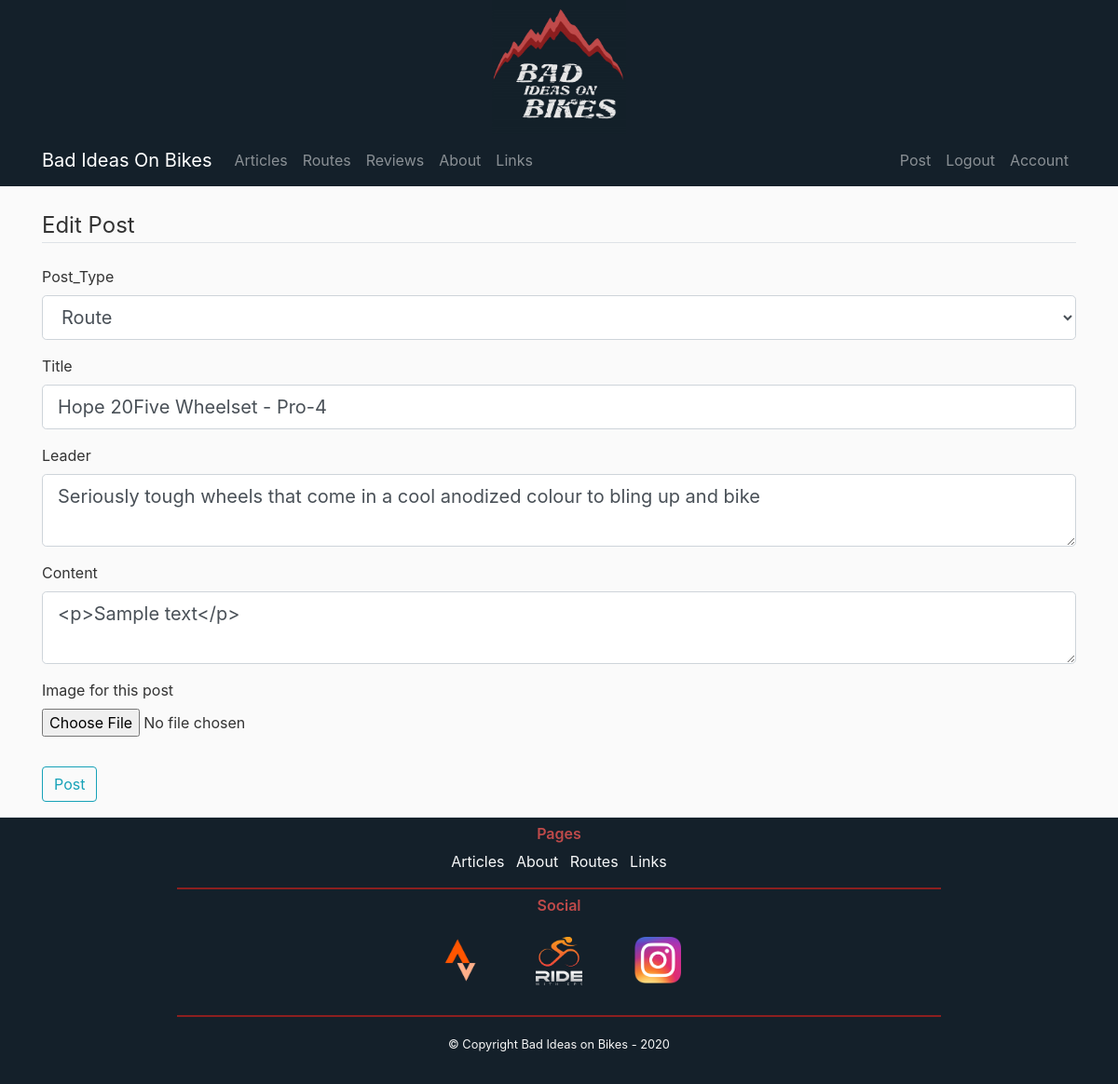
The page /post/1/update (signed in) on the database as committed earlier.
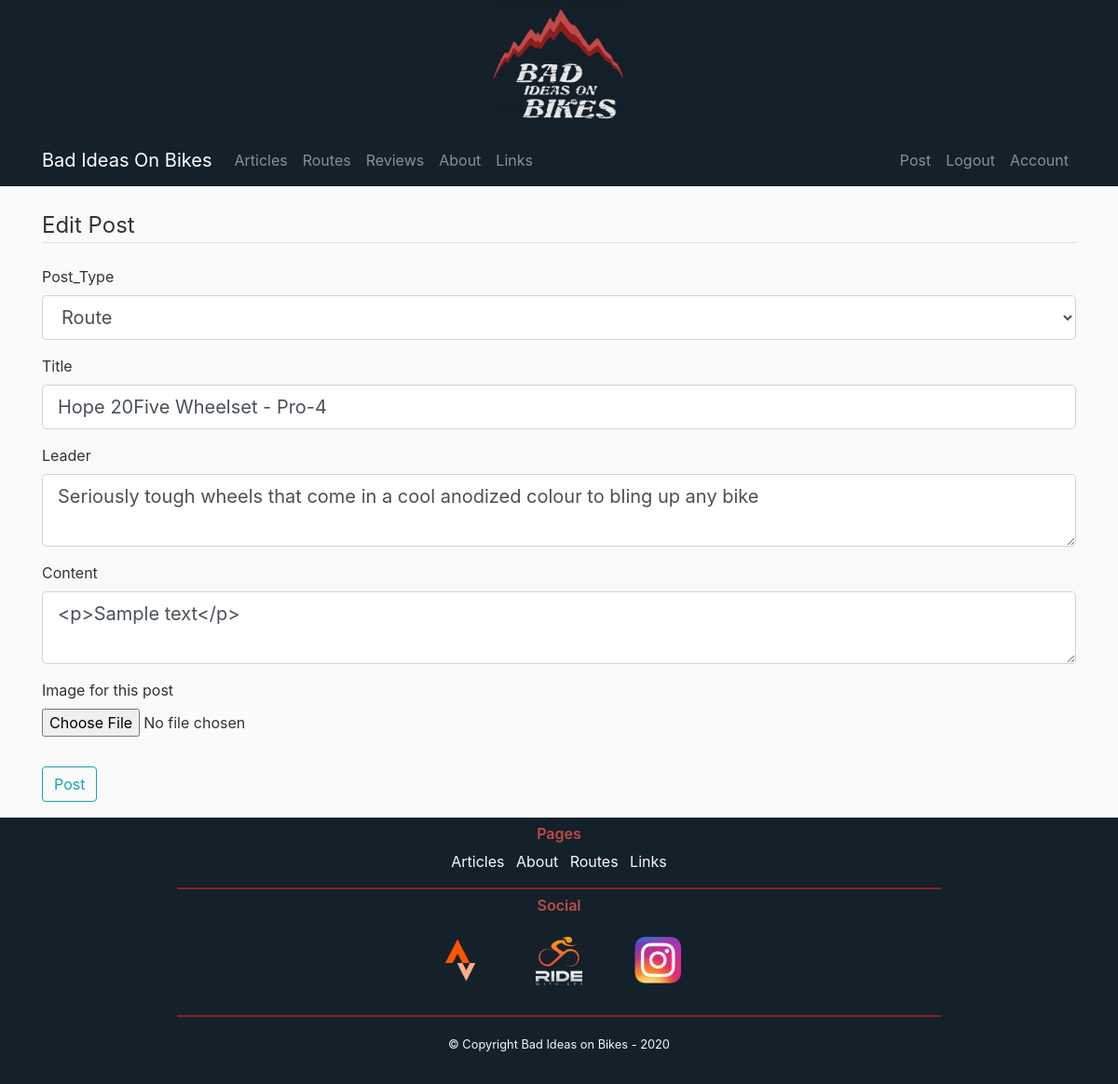
The same page on the database as committed later.
### flaskbiob/models.py (models this page shows, shortened)
class Posts(db.Model):
    id = db.Column(db.Integer, primary_key=True)
    post_type = db.Column(db.String(7), nullable=False)
    title = db.Column(db.String(100), nullable=False)
    date = db.Column(db.DateTime, nullable=False, default=datetime.utcnow)
    leader = db.Column(db.Text, nullable=False)
    content = db.Column(db.Text, nullable=False)
    post_image = db.Column(db.String(100), nullable=False, default="default_post.jpg")
    user = db.Column(db.Integer, db.ForeignKey("users.id"), nullable=False)
    routes = db.relationship("Routes", backref="post_route", lazy="joined", uselist=False)
    reviews = db.relationship("Reviews", backref="post_review", lazy="joined", uselist=False)

### flaskbiob/posts/routes.py (the view)
@posts.route("/post/<post_id>/update", methods=["GET", "POST"])
@login_required
def updatepostPage(post_id):
    post = Posts.query.get_or_404(post_id)
    if post.author != current_user:
        abort(403)
    form = PostForm()
    if form.validate_on_submit():
        if form.post_image.data:
            picture_file = save_post_picture(form.post_image.data)
            post.post_image = picture_file
        post.title = form.title.data
        post.leader = form.leader.data
        post.content = form.content.data
        db.session.commit()
        flash("Post updated!", "success")
        return redirect(url_for("posts.postPage", post_id=post_id))
    elif request.method == "GET":
        form.title.data = post.title
        form.leader.data = post.leader
        form.content.data = post.content
    return render_template("Edit_Post.html", title="Edit Post", form=form)

### flaskbiob/posts/forms.py
class PostForm(FlaskForm):
    post_type = SelectField("Post_Type", choices=["Route", "Review", "Other"])
    title = StringField("Title", validators=[DataRequired()])
    leader = TextAreaField("Leader", validators=[DataRequired()])
    content = TextAreaField("Content", validators=[])
    post_image = FileField("Image for this post", validators=[FileAllowed(["jpg", "jpeg", "png", "JPG"])])
    submit = SubmitField("Post")

### flaskbiob/models.py (called while the page is built)
@login_manager.user_loader
def load_user(user_id):
    return Users.query.get(int(user_id))

### flaskbiob/templates/Edit_Post.html (shortened to what this page needs)
{% extends "BASE.html" %}
{% block content %}
    <div class="content-section">
        <form method="POST" action="" enctype="multipart/form-data">
            <fieldset class="form-group">
                <legend class="border-bottom mb-4">
                    Edit Post
                </legend>
                <div class="form-group">
                    {{ form.post_type.label(class="form-control-label") }}
                    {% if form.post_type.errors %}
                        {{ form.post_type(class="form-control form-control-lg is-invalid") }}
                        <div class="invalid-feedback">
                            {% for error in form.post_type.errors %}
                                <span>{{ error }}</span>
                            {% endfor %}
                        </div>
                    {% else %}
                        {{ form.post_type(class="form-control form-control-lg") }}
                    {% endif %}
                </div>
                <div class="form-group">
                    {{ form.title.label(class="form-control-label") }}
                    {% if form.title.errors %}
                        {{ form.title(class="form-control form-control-lg is-invalid") }}
                        <div class="invalid-feedback">
                            {% for error in form.title.errors %}
                                <span>{{ error }}</span>
                            {% endfor %}
                        </div>
                    {% else %}
                        {{ form.title(class="form-control form-control-lg") }}
                    {% endif %}
                </div>
                <div class="form-group">
                    {{ form.leader.label(class="form-control-label") }}
                    {% if form.content.errors %}
                        {{ form.leader(class="form-control form-control-lg is-invalid") }}
                        <div class="invalid-feedback">
                            {% for error in form.leader.errors %}
                                <span>{{ error }}</span>
                            {% endfor %}
                        </div>
                    {% else %}
                        {{ form.leader(class="form-control form-control-lg") }}
                    {% endif %}
                </div>
                <div class="form-group">
                    {{ form.content.label(class="form-control-label") }}
                    {% if form.content.errors %}
                        {{ form.content(class="form-control form-control-lg is-invalid") }}
                        <div class="invalid-feedback">
                            {% for error in form.content.errors %}
                                <span>{{ error }}</span>
                            {% endfor %}
                        </div>
                    {% else %}
                        {{ form.content(class="form-control form-control-lg") }}
                    {% endif %}
                </div>
                <div class="form-group">
                        {{ form.post_image.label() }}
                        {{ form.post_image(class="form-control-file") }}
                    </div>
            </fieldset>
                <div class="form-group">
                    {{form.submit(class="btn btn-outline-info")}}
                </div>
        </form>
    </div>
{% endblock content %}

Rows that differ between the two databases and show on the page:
changed Posts "Route": leader "Seriously tough wheels that come in a cool anodized colour to bling up and bike" → "Seriously tough wheels that come in a cool anodized colour to bling up any bike"
